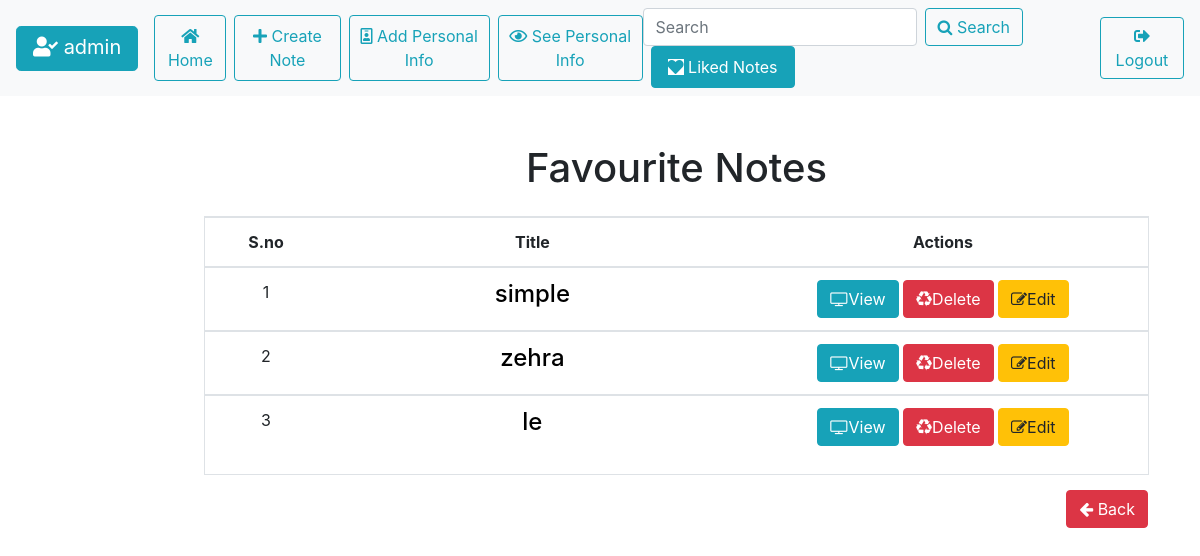
The app's page /allfav/ (signed in) with its own data.
### main/models.py (models this page shows)
class Post(models.Model):
    user=models.ForeignKey(User,on_delete=models.CASCADE,null=True)
    title=models.CharField(max_length=50)
    body=models.TextField(max_length=500)
    time=models.DateTimeField(auto_now_add=True)
    fav=models.ManyToManyField(User,related_name='fav',blank=True)

### main/views.py (the view)
# urls.py: path('allfav/',all_fav,name='allfav'),
def all_fav(request):
    user=request.user
    fav_list=user.fav.all()
    print(fav_list)
    return render(request,'fav.html',{'fav_list':fav_list,'liked':'active'})

### main/templates/fav.html
{% extends 'base.html' %}
{% load static %}
{% block content %}
<div class="container my-4 mx-4 text-center " style="padding-left: 180px; margin-left: 30px;">
    {% if not fav_list %}
    <h1>No Favourite Note !</h1>
    {% else %}
    <h1>Favourite Notes</h1>
      <div class="border mt-4">
        <table  class="mx-auto table table-hover bg-white">
          <thead>
          <tr>
          <th scope="col" style="width:1%">S.no</th>
          <th scope="col" style="width: 5%;">Title</th>
          <th scope="col" style="width: 5%;">Actions</th>
        </tr>
      </thead>
      {% for post in fav_list %}
        <tbody>
          <tr>
            <td>{{forloop.counter}}</td>
            <td><a href="{% url 'postdetail' post.id %}" style="color: black;"><h4>{{post.title}}</h4></a></td>
            <td ><a type="button" class="btn btn-info" href="{% url 'postdetail' post.id %}"><i class="fa fa-television"></i>View</a>
              <a type="button" class="btn btn-danger" href="{% url 'delete' post.id %}"><i class="fa fa-recycle"></i>Delete</a>
              <a type="button" class="btn btn-warning" href="{% url 'updatepost' post.id %}"><i class="fa fa-edit"></i>Edit</a>
          </td>
          </tr>
        </tbody>
        {% endfor %}
        </table>
        <a type="button" class="btn btn-danger float-right mt-3" href="{% url 'home' %}"><i class="fa fa-arrow-left"></i> Back</a>
      </div>
      {% endif %}
{% endblock content %}

### main/templates/base.html (shortened to what this page needs)
<!DOCTYPE html>
{% load static %}
<html lang="en">
  <head>
    <link rel="stylesheet" href="https://pro.fontawesome.com/releases/v5.10.0/css/all.css"/>
    <link rel="stylesheet" href="https://cdnjs.cloudflare.com/ajax/libs/font-awesome/4.7.0/css/font-awesome.min.css">
    <link rel="stylesheet" href="{% static 'blog/css/bootstrap.min.css' %}" />
  </head>
  <body>
    <nav class="navbar navbar-expand-lg navbar-white bg-light">
        <a class="navbar-brand btn btn-info btn-lg  text-white" style="height: 45px;" href="{% url 'home' %}" style="border-radius: 20px;"><i class="fas fa-user-check"></i> {{request.user}}</a>
        <div class="collapse navbar-collapse" id="navbarNav">
          <ul class="navbar-nav">
            <li class="nav-item">
              <a class="nav-link {{homee}} btn btn-outline-info" href="{% url 'home' %}"><i class="fas fa-home"></i> Home <span class="sr-only">(current)</span></a>
            </li>
            <li class="nav-item active">
              <a class="nav-link {{createpost}} btn btn-outline-info ml-2" href="{% url 'createpost' %}"  ><i class="fas fa-plus"></i>  Create Note</a>
            </li>
            <li class="nav-item">
              <a class="nav-link {{addpersonal}} btn btn-outline-info ml-2" href="{% url 'personal' %}" ><i class="far fa-id-badge"></i>   Add Personal Info</a>
            </li>
            <li class="nav-item">
              <a class="nav-link {{show}} btn btn-outline-info ml-2" href="{% url 'showpersonal'%}"><i class="far fa-eye"></i>  See Personal Info</a>
            </li>
          </ul>
        </div>
        {% if request.user.is_authenticated %}
        <form class="form-inline my-2 my-lg-0" method="GET" action="{% url 'search' %}">
          <input class="form-control mr-sm-2" type="search" placeholder="Search"
          aria-label="Search" name='title'>
          <button type="submit" class="btn btn-outline-info"><i class="fa fa-search "></i> Search</button>
          <a href="{% url 'allfav' %}" class="btn btn-outline-info ml-2 nav-link {{liked}}"><i class="fas fa-heart text-info bg-white bt-lg"></i> Liked Notes</a>
        </form>
        {% endif %}
       {% if request.user.is_authenticated %}
       <a href="{% url 'logout' %}" class="btn btn-outline-info ml-2"><i class="fas fa-sign-out-alt"></i>Logout</a>
       {% else %}
       <a href="{% url 'signup' %}" class="btn btn-outline-info ml-2"><i class="fas fa-user-plus"></i> SignUp</a>
       <a href="{% url 'login' %}" class="btn btn-outline-info ml-2"><i class="fas fa-sign-in-alt"></i> Login</a>
       {% endif %}
      </nav>
      <br>
    {% block content %}
    {% endblock content %}
  </body>
</html>

### records on screen
Post: title "simple"
Post: title "zehra"
Post: title "le"

### other values on screen
{{ request.user }} "admin"
